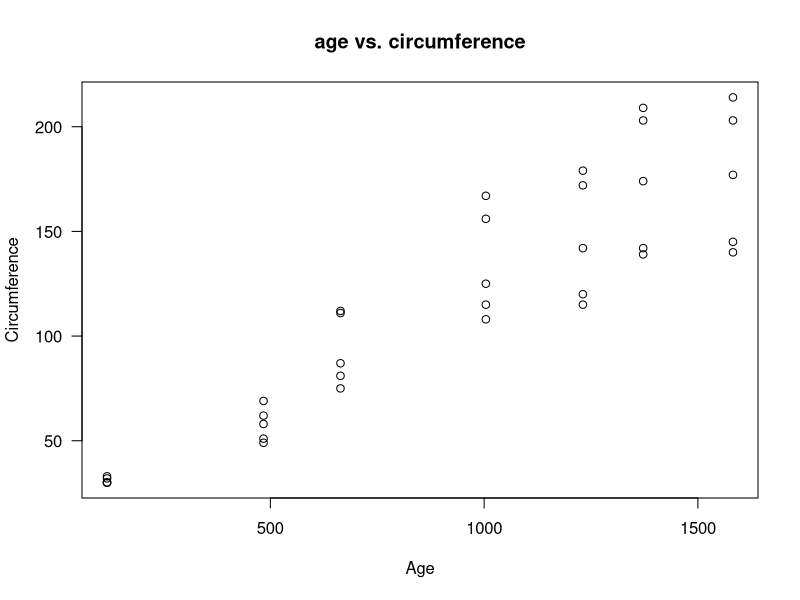
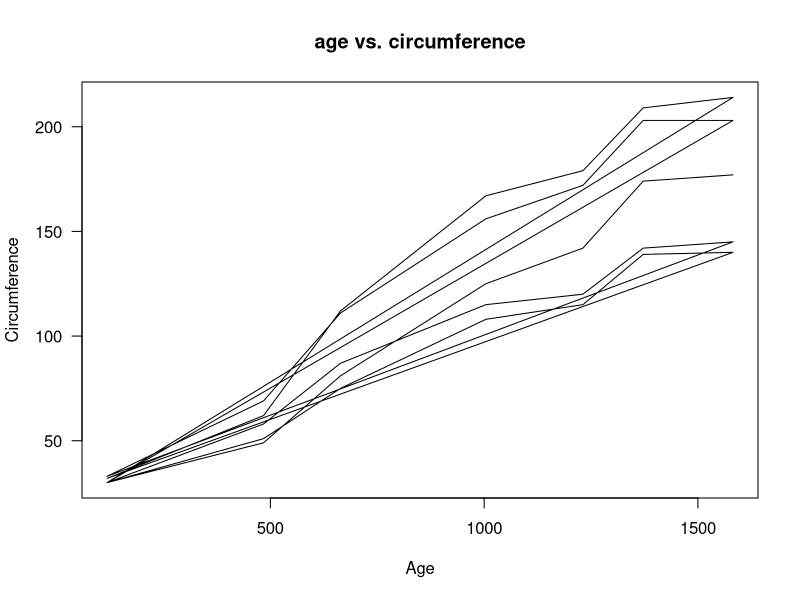
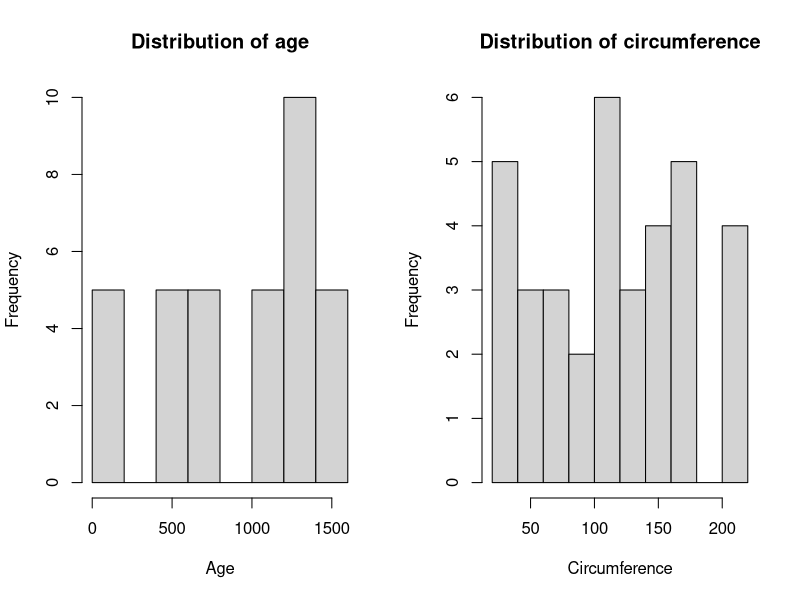
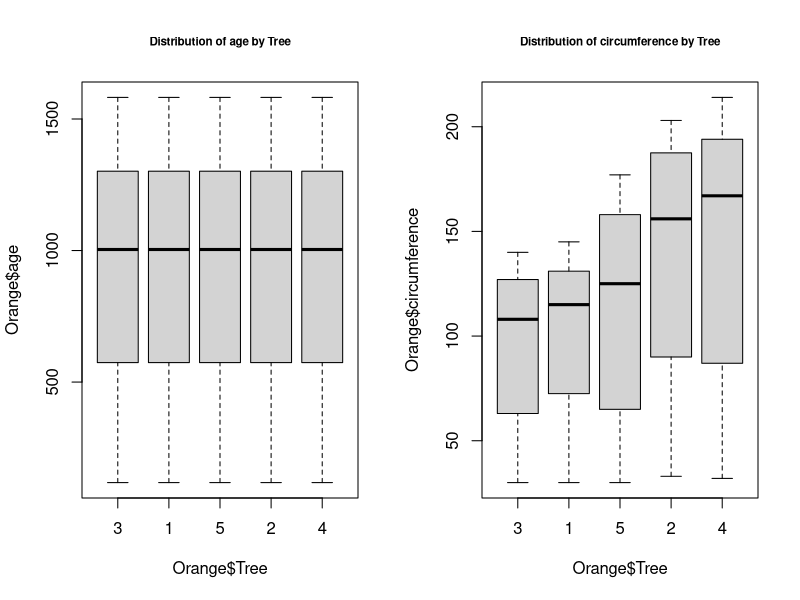
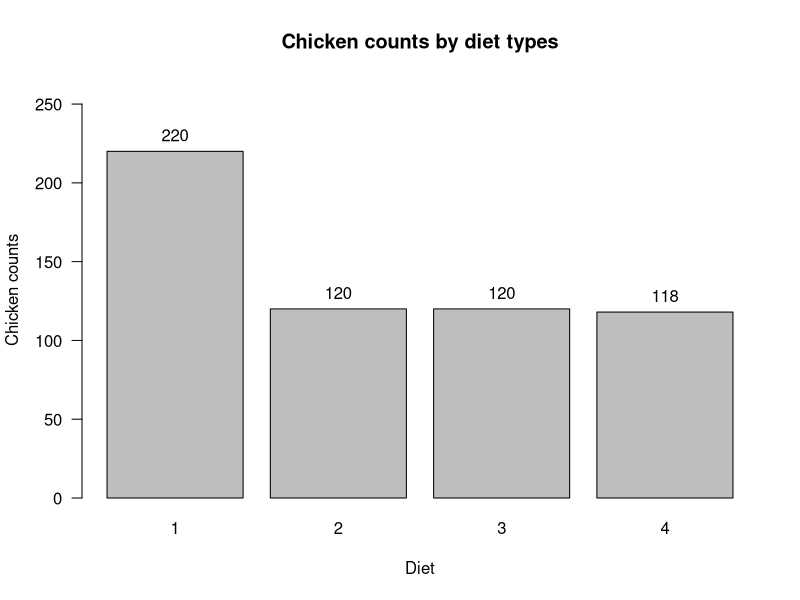

The R script that drew these images, in order:
View(Orange)
# plot() 繪製散佈圖
plot(Orange$age, Orange$circumference, main = "age vs. circumference", xlab = "Age", ylab = "Circumference", las=1)
# plot() 繪製線圖
plot(Orange$age, Orange$circumference, type = "l", main = "age vs. circumference", xlab = "Age", ylab = "Circumference", las=1)
# hist() 繪製直方圖
par(mfrow = c(1, 2))
hist(Orange$age, main = "Distribution of age", xlab = "Age")
hist(Orange$circumference, main = "Distribution of circumference", xlab = "Circumference")
# boxplot() 繪製盒鬚圖
par(mfrow = c(1, 2))
boxplot(Orange$age ~ Orange$Tree, main = "Distribution of age by Tree", cex.main = 0.7)
boxplot(Orange$circumference ~ Orange$Tree, main = "Distribution of circumference by Tree", cex.main = 0.7)
# barplot() 繪製長條圖
par(mfrow = c(1,1))
table(factor(ChickWeight$Diet))
y_lim <- c(0, 1.2 * max(table(ChickWeight$Diet)))
bar_plt <- barplot(table(ChickWeight$Diet), main = "Chicken counts by diet types", xlab = "Diet", ylab = "Chicken counts", ylim = y_lim, las = 1)
text(x = bar_plt, y = table(ChickWeight$Diet), label = table(ChickWeight$Diet), pos = 3)

